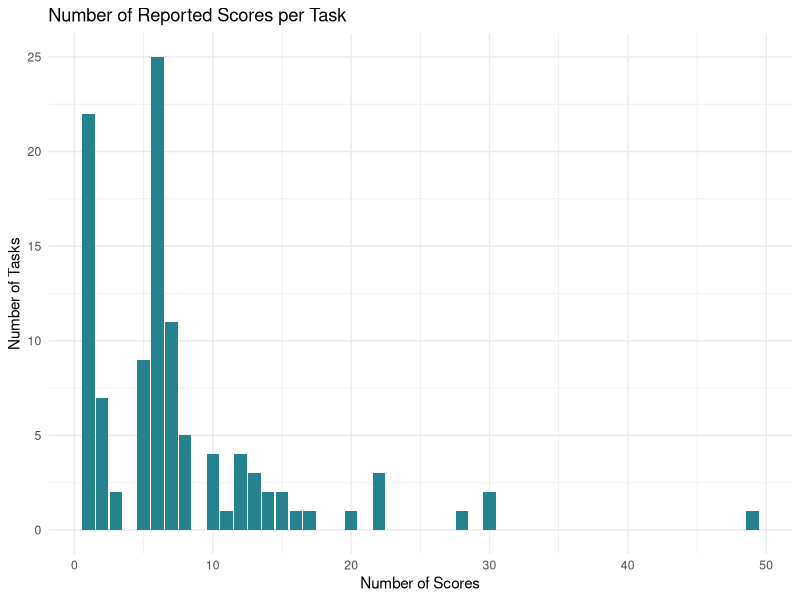
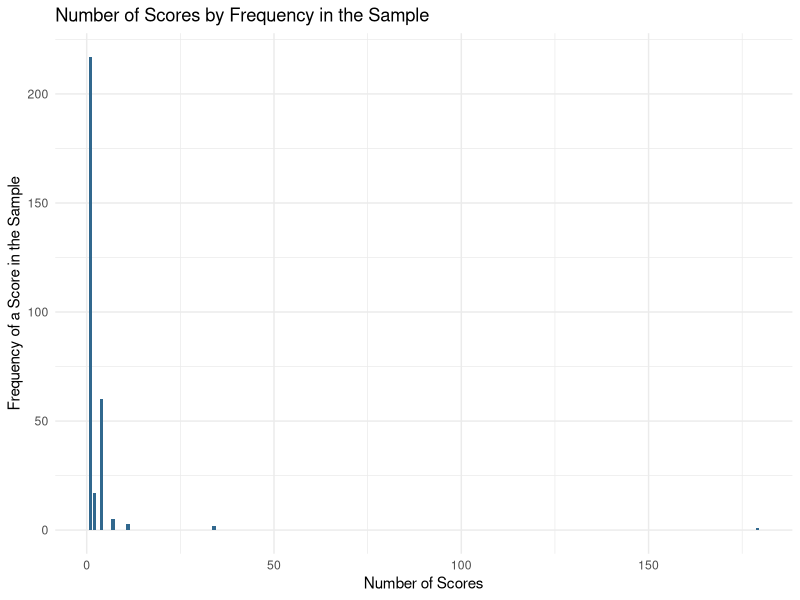
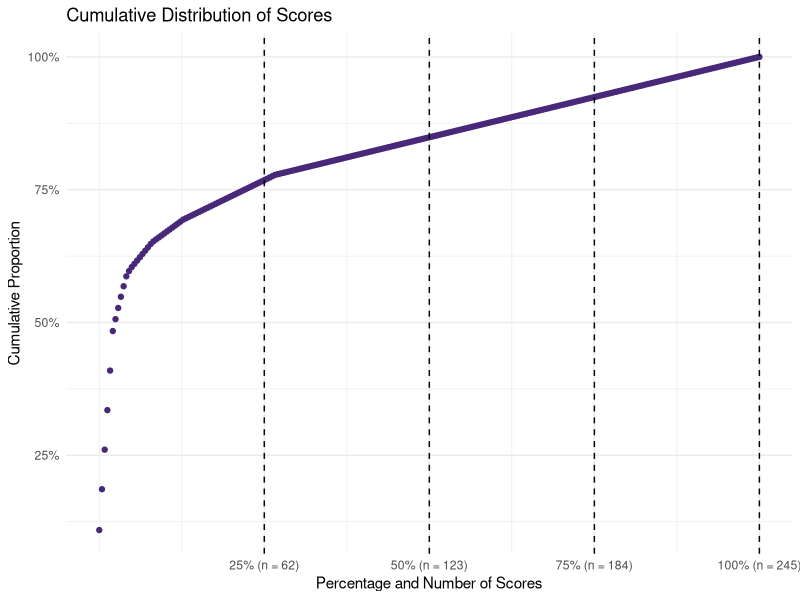
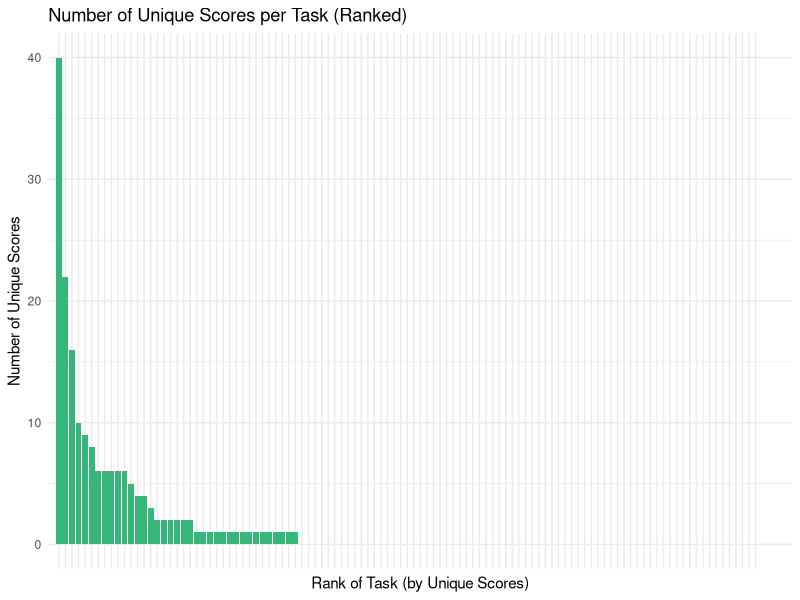

These charts were generated, in order, by the following R code:
## ---- chunk 1
#| include: false

knitr::opts_chunk$set(echo = TRUE)

## ---- chunk 2
#| include: false

# load R packages 
library(knitr)
library(tidyverse)
library(readxl)
library(conflicted)
library(psych)
library(viridis)
library(viridisLite)
library(scales)
library(forcats)
library(kableExtra)

# declare preferences regarding conflicts 
conflicts_prefer(dplyr::filter)

## ---- chunk 3

# read scoring master file
data <- read_xlsx("../../data/raw/metamethod review/master coding/codebook_scoring_master.xlsx") 
# read scores overview file
# this is a file with one row per distinct score 
monotonic_scores <- read_xlsx("../../data/processed/meta-methods review/scores_overview.xlsx")
# read ID file 
# this is a file with original score IDs and new IDs 
# used to merge monotonic scores 
monotonic_id <- read_xlsx("../../data/raw/metamethod review/master coding/monotonic_scores.xlsx")

## ---- chunk 4

# Defining functions used in this script

# function 1: overview of a variable
overview_variable <- function(data, variable) {
  data %>%
    select(all_of(variable)) %>%
    group_by(across(all_of(variable))) %>%
    summarise(frequency = n(), .groups = "drop") %>%
    mutate(percentage = round(frequency / sum(frequency) * 100, 2)) %>%
    arrange(desc(frequency))
}

# function 2: summary of frequencies of a variable
freq_summary <- function(data) {
  data %>%
    group_by(frequency) %>%
    summarise(count = n(), .groups = 'drop') %>%
    arrange(desc(frequency))
}

## ---- chunk 5

# add task_id to data 
# and select relevant variables 
data <- data %>%
  group_by(article_id, variant) %>%
  mutate(task_id = cur_group_id()) %>%
  ungroup() %>%
  select(article_id, task_id, score_count, score_id, n_trials, subset_trials)

# join info on monotonic scores 
# and add variable with respective ID for each score 
data <- data %>% 
  left_join(monotonic_id, by = "score_id") %>% 
  mutate(monotonic_score_id = ifelse(is.na(new_score_id), score_id, new_score_id)) 

# add frequencies for monotonic scores 
data <- data %>%
  group_by(monotonic_score_id) %>%
  mutate(monotonic_score_id_freq = n()) %>%
  ungroup()



## ---- chunk 6

# count the total number of scores across the whole sample
# Count the number of rows in the data
total_of_scores <- nrow(data)

total_of_scores |>
  kable() |>
  kable_classic(full_width = FALSE)


## ---- chunk 7

# count the number of scores per task 
scores_per_task <- overview_variable(data, "task_id") 

# summarize the counts of scores per task 
scores_per_task_summary <- freq_summary(scores_per_task) %>%
  rename(number_of_scores = frequency, number_of_tasks = count)

# print the tibble
scores_per_task_summary |>
  kable() |>
  kable_classic(full_width = FALSE)

## ---- chunk 8

plot1 <- ggplot(scores_per_task_summary, 
                aes(x = number_of_scores, y = number_of_tasks)) +
  geom_bar(stat = "identity", fill = "#26828E") +
  labs(
    title = "Number of Reported Scores per Task",
    x = "Number of Scores",
    y = "Number of Tasks"
  ) +
  theme_minimal() 

print(plot1)

## ---- chunk 9

# summary of number of scores per task 
summ_per_task <- describe(scores_per_task$frequency)

summ_per_task |>
  kable() |>
  kable_classic(full_width = FALSE)

## ---- chunk 10

# proportion of tasks with 1-8 scores
# get the number of tasks with number of scores 8 or less
scores_per_task_minor <- scores_per_task_summary %>% 
  filter(number_of_scores <= 8) %>%
  summarise(sum_tasks = sum(number_of_tasks, na.rm = TRUE)) %>%
  pull(sum_tasks)

scores_per_task_minor  |>
  kable() |>
  kable_classic(full_width = FALSE)

percent_scores_per_task_minor <- scores_per_task_minor / 107 * 100

percent_scores_per_task_minor |>
  kable() |>
  kable_classic(full_width = FALSE)

## ---- chunk 11

# count the number of scores we identified in our sample 
count_scores <- nrow(monotonic_scores)

count_scores |>
  kable() |>
  kable_classic(full_width = FALSE)

## ---- chunk 12

# Count how many scores are reused and how often they are reused
scores_reusage <- overview_variable(data, "monotonic_score_id") %>%
  freq_summary() %>%
  rename(times_reused = frequency, number_of_scores = count)

scores_reusage |>
  kable() |>
  kable_classic(full_width = FALSE)


## ---- chunk 13

plot2 <- ggplot(scores_reusage, 
                aes(x = number_of_scores, y = times_reused, fill = number_of_scores)) +
  geom_col(stat = "identity", fill = "#31688E") +
  theme_minimal() +
  labs(    
    title = "Number of Scores by Frequency in the Sample",
    x = "Number of Scores",
    y = "Frequency of a Score in the Sample"
    ) +
  theme(legend.position = "none") 

print(plot2)

## ---- chunk 14

# Add score_freq_category variable to data 
data <- data %>%
  mutate(score_freq_category = case_when(
    monotonic_score_id_freq == 1 ~ "unique",
    monotonic_score_id_freq < 10 ~ "rare",
    monotonic_score_id_freq >= 10 ~ "common"
  ))

scores_frequencies <- overview_variable(data, "score_freq_category")

scores_frequencies |>
  kable() |>
  kable_classic(full_width = FALSE)


## ---- chunk 15

# proportion of scores per type in sample 
score_types_total <- data %>%
  select(task_id, monotonic_score_id) %>%
  left_join(monotonic_scores, by = "monotonic_score_id") %>%
  overview_variable("category") 

# proportion of distinct scores per type 
score_types <- overview_variable(monotonic_scores, "category") 

score_types |>
  kable() |>
  kable_classic(full_width = FALSE)


## ---- chunk 16

# Count the occurrences of model parameters across tasks 
model_parameters <- data %>%
  select(task_id, monotonic_score_id) %>%
  left_join(monotonic_scores, by = "monotonic_score_id") %>%
  filter(category == "model parameter")

# view the tasks that used igt models as scoring approaches 
igt_models <- model_parameters %>%
   select(task_id, scoring_approach) %>%
   distinct(task_id, .keep_all = TRUE)

igt_models |>
  kable() |>
  kable_classic(full_width = FALSE)

## ---- chunk 17

# find the most frequently used scores
# Count the occurrences of each score_id
score_counts <- overview_variable(data, "monotonic_score_id") 

# identify the 10 most common scores
top_10_scores <- score_counts %>%
  top_n(10, wt = frequency) 

top_10_scores |>
  kable() |>
  kable_classic(full_width = FALSE)

## ---- chunk 18

### find out how large the proportion of the most frequent scores is 
# filter the data frame to keep only the rows with the top 10 scores
top_10_scores <- top_10_scores %>%
  pull(monotonic_score_id)

filtered_data_top_10 <- data %>%
  filter(monotonic_score_id %in% top_10_scores)

# Count the occurrences of these top 10 scores
top_10_score_counts <- filtered_data_top_10 %>%
  summarise(count = n())

# Calculate the proportion of the top 10 scores
proportion_top_10 <- (top_10_score_counts$count / total_of_scores) * 100

proportion_top_10 |>
  kable() |>
  kable_classic(full_width = FALSE)


## ---- chunk 19

# find out how many tasks use at least one of them
# Count the number of unique task_ids associated with these top 10 scores
tasks_with_top_10 <- filtered_data_top_10 %>%
  select(task_id) %>%
  distinct() 

number_tasks_with_top_10 <- nrow(tasks_with_top_10)

number_tasks_with_top_10 |>
  kable() |>
  kable_classic(full_width = FALSE)


# Count the number of unique task_ids associated with only top 10 scores (reporting no other scores)
tasks_with_only_top_10 <- data %>%
  group_by(task_id) %>%
  filter(all(monotonic_score_id %in% top_10_scores)) %>%
  distinct(task_id)

number_tasks_with_only_top_10 <- nrow(tasks_with_only_top_10)

number_tasks_with_only_top_10 |>
  kable() |>
  kable_classic(full_width = FALSE)

## ---- chunk 20

# cumulative proportion 
scores_cumulative <- data %>%
  count(monotonic_score_id) %>%  
  arrange(desc(n)) %>%  
  mutate(
    cumulative_count = cumsum(n),  
    cumulative_proportion = cumulative_count / sum(n)  
  )

# Calculate the number of scores at each quantile
quantile_counts <- round(quantile(seq_len(nrow(scores_cumulative)), c(0.25, 0.50, 0.75, 1.00)))

# Calculate positions for quantiles
quantile_positions <- quantile(seq_len(nrow(scores_cumulative)), c(0.25, 0.50, 0.75, 1.00))
# define labels 
quantile_labels <- paste0(
  c("25%", "50%", "75%", "100%"), 
  " (n = ", quantile_counts, ")"
)

# plot 
plot3 <- ggplot(scores_cumulative, 
                aes(x = seq_len(nrow(scores_cumulative)), y = cumulative_proportion)) +
  geom_point(color = "#482878") +
  geom_vline(xintercept = quantile_positions, linetype = "dashed", color = "black") +  
  labs(
    x = "Percentage and Number of Scores",
    y = "Cumulative Proportion",
    title = "Cumulative Distribution of Scores"
  ) +
  theme_minimal() +
  scale_y_continuous(labels = scales::percent) +  # Convert y-axis labels to percentages
  scale_x_continuous(
    breaks = quantile_positions,
    labels = quantile_labels
  )

print(plot3)

## ---- chunk 21

### Identify how often the standard measures net score and learning index are used
# Filter tasks containing net score across all trials (score_id 1001)
tasks_with_net_score <- data %>%
  select(task_id, monotonic_score_id, score_id) %>%
  filter(monotonic_score_id == 1001)

# Count the number of tasks containing net score across all trials
num_tasks_with_net_score <- tasks_with_net_score %>%
  distinct(task_id) %>%
  nrow()

num_tasks_with_net_score |>
  kable() |>
  kable_classic(full_width = FALSE)


# view the tasks which report more than one monotonic variant of the net score across all trials
# Filter for task_id values that appear more than once
tasks_with_net_score_duplicates <- tasks_with_net_score %>%
  group_by(task_id) %>%               
  filter(n() > 1) %>%             
  ungroup() 

# count the number those tasks 
number_tasks_with_net_score_duplicates <- tasks_with_net_score_duplicates %>%
  distinct(task_id) %>%  
  nrow()

# Identify tasks with net score reported only
tasks_with_net_score_only <- data %>%
  group_by(task_id) %>%
  filter(all(monotonic_score_id == 1001)) %>%
  ungroup()

# Count the number of tasks with net score reported only
num_tasks_with_net_score_only <- tasks_with_net_score_only %>%
  distinct(task_id) %>%
  nrow()

num_tasks_with_net_score_only |>
  kable() |>
  kable_classic(full_width = FALSE)

## ---- chunk 22

# Filter tasks containing learning index across 5 blocks of 20 trials (score_id 1002 to 1006)
# Define the vector of monotonic_score_id values
required_scores <- c(1002, 1003, 1004, 1005, 1006)

tasks_with_learning_index <- data %>%
  filter(monotonic_score_id %in% required_scores) %>%
  group_by(task_id) %>%
  summarise(count_learning_index = n_distinct(monotonic_score_id)) %>%
  filter(count_learning_index == length(required_scores)) %>%
  select(task_id) 

# Count the number of articles containing scores learning index 
num_tasks_with_learning_index <- nrow(tasks_with_learning_index)

num_tasks_with_learning_index |>
  kable() |>
  kable_classic(full_width = FALSE)


# Identify tasks with learning index reported only
tasks_with_learning_index_only <- data %>%
  group_by(task_id) %>%
  filter(all(monotonic_score_id %in% required_scores)) %>%
  ungroup()

# Count the number of tasks with learning index reported only
num_tasks_with_learning_index_only <- tasks_with_learning_index_only %>%
  distinct(task_id) %>%
  nrow()

num_tasks_with_learning_index_only |>
  kable() |>
  kable_classic(full_width = FALSE)

## ---- chunk 23

# Find tasks that contain both net score and learning index
# Define the vector of monotonic_score_id values for that case
required_scores_both <- c(1001, 1002, 1003, 1004, 1005, 1006)

tasks_with_both <- data %>%
  filter(monotonic_score_id %in% required_scores_both) %>%
  group_by(task_id) %>%
  summarise(count_both = n_distinct(monotonic_score_id)) %>%
  filter(count_both == length(required_scores_both)) %>%
  select(task_id) 

num_tasks_with_both <- nrow(tasks_with_both)

num_tasks_with_both  |>
  kable() |>
  kable_classic(full_width = FALSE)

# Identify tasks with net score and learning index reported only
tasks_with_both_only <- data %>%
  group_by(task_id) %>%
  filter(all(monotonic_score_id %in% required_scores_both) & 
         all(required_scores_both %in% monotonic_score_id)) %>%
  ungroup()

# Count the number of tasks with net score and learning index reported only
num_tasks_with_both_only <- tasks_with_both_only %>%
  distinct(task_id) %>%
  nrow()

num_tasks_with_both_only  |>
  kable() |>
  kable_classic(full_width = FALSE)

## ---- chunk 24

# Find tasks that contain either net score or learning index
tasks_with_either <- tasks_with_net_score %>%
  full_join(tasks_with_learning_index, by = "task_id") %>%
  distinct(task_id)

# Count the number of tasks containing either net score or learning index
num_tasks_with_either <- nrow(tasks_with_either)

num_tasks_with_either  |>
  kable() |>
  kable_classic(full_width = FALSE)

## ---- chunk 25

# Filter tasks containing the deck selections for each of the four decks across all trials 
# Define the vector of monotonic_score_id values
required_scores_ABCD <- c(1011, 1020, 1029, 1038)

tasks_with_ABCD <- data %>%
  filter(monotonic_score_id %in% required_scores_ABCD) %>%
  group_by(task_id) %>%
  summarise(count_learning_index = n_distinct(monotonic_score_id)) %>%
  filter(count_learning_index == length(required_scores_ABCD)) %>%
  select(task_id) 

# Count the number of articles containing scores learning index 
num_tasks_with_ABCD <- nrow(tasks_with_ABCD)

num_tasks_with_ABCD  |>
  kable() |>
  kable_classic(full_width = FALSE)

# Identify tasks with learning index reported only
tasks_with_ABCD_only <- data %>%
  group_by(task_id) %>%
  filter(all(monotonic_score_id %in% required_scores_ABCD)) %>%
  ungroup()

# Count the number of tasks with learning index reported only
num_tasks_with_ABCD_only <- tasks_with_ABCD_only %>%
  distinct(task_id) %>%
  nrow()

num_tasks_with_ABCD_only  |>
  kable() |>
  kable_classic(full_width = FALSE)

## ---- chunk 26

# count how many scores are unique in the sample
number_of_unique_scores <- scores_reusage %>%
  filter(times_reused == 1)

number_of_unique_scores  |>
  kable() |>
  kable_classic(full_width = FALSE)

## ---- chunk 27

### find out how large the proportion of the unique scores is 
# filter the data frame to keep only the rows with unique scores
unique_scores <- score_counts %>%
  filter(frequency == 1) %>%
  pull(monotonic_score_id)

filtered_data_unique_scores <- data %>%
  filter(monotonic_score_id %in% unique_scores)

# Count the occurrences of unique scores
unique_score_counts <- filtered_data_unique_scores %>%
  summarise(count = n())

# Calculate the proportion of the unique scores
proportion_unique_scores <- (unique_score_counts$count / total_of_scores) * 100

proportion_unique_scores |>
  kable() |>
  kable_classic(full_width = FALSE)

## ---- chunk 28

# count the tasks and articles that have unique scores 
# create data frame
unique_counts <- data %>%
  left_join(score_counts, by = "monotonic_score_id") %>%
  select(task_id, monotonic_score_id, frequency) %>%
  group_by(task_id, monotonic_score_id) %>%
  summarise(unique_scores = any(frequency == "1"), .groups = 'drop')

# count tasks with and without unique scores
unique_counts <- unique_counts %>%
  group_by(task_id) %>%
  summarise(
    uniques = sum(unique_scores == TRUE),
    recurrings = sum(unique_scores == FALSE)
  )

# summarize the frequencies of unique scores within tasks 
uniques_per_task <- overview_variable(unique_counts, "uniques") %>%
  rename(unique_scores = uniques)

uniques_per_task |>
  kable() |>
  kable_classic(full_width = FALSE)

## ---- chunk 29
unique_counts <- unique_counts %>%
  mutate(task_id = as.factor(task_id)) %>%
  arrange(desc(uniques)) %>%
  mutate(rank = row_number())

plot4 <- ggplot(unique_counts, aes(x = factor(rank), y = uniques)) +
  geom_bar(stat = "identity", fill = "#35B779") +
  theme_minimal() +
  labs(
    title = "Number of Unique Scores per Task (Ranked)",
    x = "Rank of Task (by Unique Scores)",
    y = "Number of Unique Scores"
  ) +
  theme(
    axis.text.x = element_blank()) +
  coord_cartesian(xlim = c(0, nrow(unique_counts) + 5))

print(plot4)

## ---- chunk 30
#| echo: false

# Create condition counts for each task_id
condition_counts <- data %>%
  group_by(task_id) %>%
  summarise(
    has_common = any(score_freq_category == "common"),
    has_rare = any(score_freq_category == "rare"),
    has_unique = any(score_freq_category == "unique"),
    .groups = 'drop'
    ) %>%
  # Count the occurrences of each combination
  group_by(has_common, has_rare, has_unique) %>%
  summarise(count = n(),
            .groups = 'drop') 

# View the resulting condition_counts dataframe
condition_counts |>
  kable() |>
  kable_classic(full_width = FALSE)

## ---- chunk 31

indeterminable_scores <- monotonic_scores %>%
  filter(category == "indeterminable")

number_of_indeterminable_scores <- nrow(indeterminable_scores)

number_of_indeterminable_scores |>
  kable() |>
  kable_classic(full_width = FALSE)


## ---- chunk 32

# count how many articles have with indeterminable scores
# create data frame
indeterminable_counts <- data %>%
  left_join(monotonic_scores, by = "monotonic_score_id") %>%
  select(article_id, task_id, monotonic_score_id, category) %>%
  group_by(article_id, task_id, monotonic_score_id) %>%
  summarise(indeterminable = any(category == "indeterminable"),
            .groups = 'drop')

# overview over articles with and without indeterminable scores
indeterminable_counts <- indeterminable_counts %>%
  group_by(article_id, task_id) %>%
  summarise(
    indeterminable_scores = sum(indeterminable == TRUE),
    determinable_scores = sum(indeterminable == FALSE),
    .groups = 'drop'
  )

# summarize number of indeterminable scores 
indeterminable_counts_summary <- overview_variable(indeterminable_counts, "indeterminable_scores")

indeterminable_counts_summary |>
  kable() |>
  kable_classic(full_width = FALSE)
